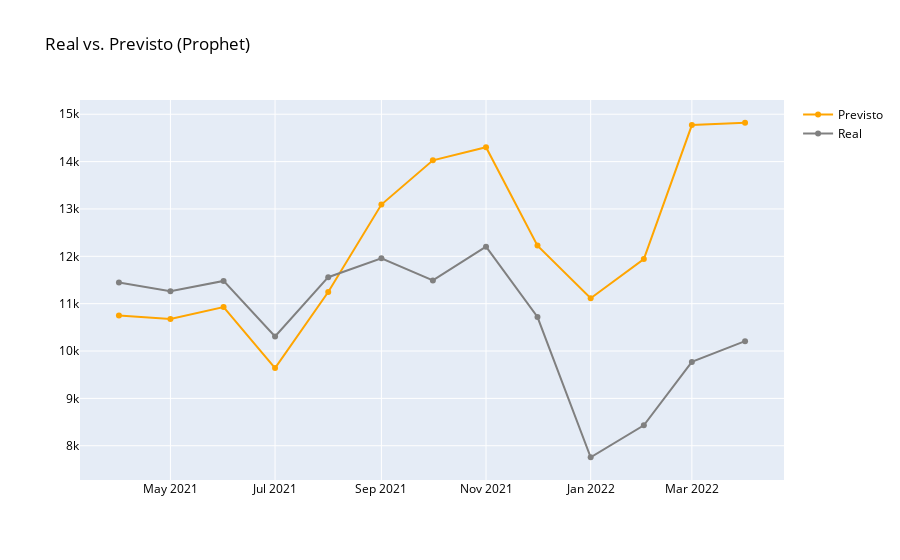

The cell this chart's notebook holds for it:
### Code cell
fig = go.Figure(data=[
    go.Scatter(name='Previsto',x=forecast_tuned['ds'], y=forecast_tuned['yhat'], marker={'color': 'orange'}),
    go.Scatter(name='Real', x=df_prophet_teste['ds'], y=df_prophet_teste['y'], marker={'color': 'gray'})
    ])
fig.update_layout(font=dict(color='black'), title_text='Real vs. Previsto (Prophet)')
fig.show()

### Figure 1 — Plotly figure (JSON) as saved in the notebook; plotly's stock layout.template omitted (floating-point values rounded to 4 significant figures)
{"data": [{"marker": {"color": "orange"}, "name": "Previsto", "type": "scatter", "x": ["2021-04-01T00:00:00", "2021-05-01T00:00:00", "2021-06-01T00:00:00", "2021-07-01T00:00:00", "2021-08-01T00:00:00", "2021-09-01T00:00:00", "2021-10-01T00:00:00", "2021-11-01T00:00:00", "2021-12-01T00:00:00", "2022-01-01T00:00:00", "2022-02-01T00:00:00", "2022-03-01T00:00:00", "2022-04-01T00:00:00"], "y": [10750.0, 10670.0, 10930.0, 9640.0, 11250.0, 13090.0, 14030.0, 14300.0, 12230.0, 11120.0, 11940.0, 14770.0, 14820.0]}, {"marker": {"color": "gray"}, "name": "Real", "type": "scatter", "x": ["2021-04-01", "2021-05-01", "2021-06-01", "2021-07-01", "2021-08-01", "2021-09-01", "2021-10-01", "2021-11-01", "2021-12-01", "2022-01-01", "2022-02-01", "2022-03-01", "2022-04-01"], "y": [11447, 11263, 11480, 10307, 11559, 11959, 11491, 12203, 10718, 7757, 8433, 9770, 10208]}], "layout": {"font": {"color": "black"}, "title": {"text": "Real vs. Previsto (Prophet)"}}}
